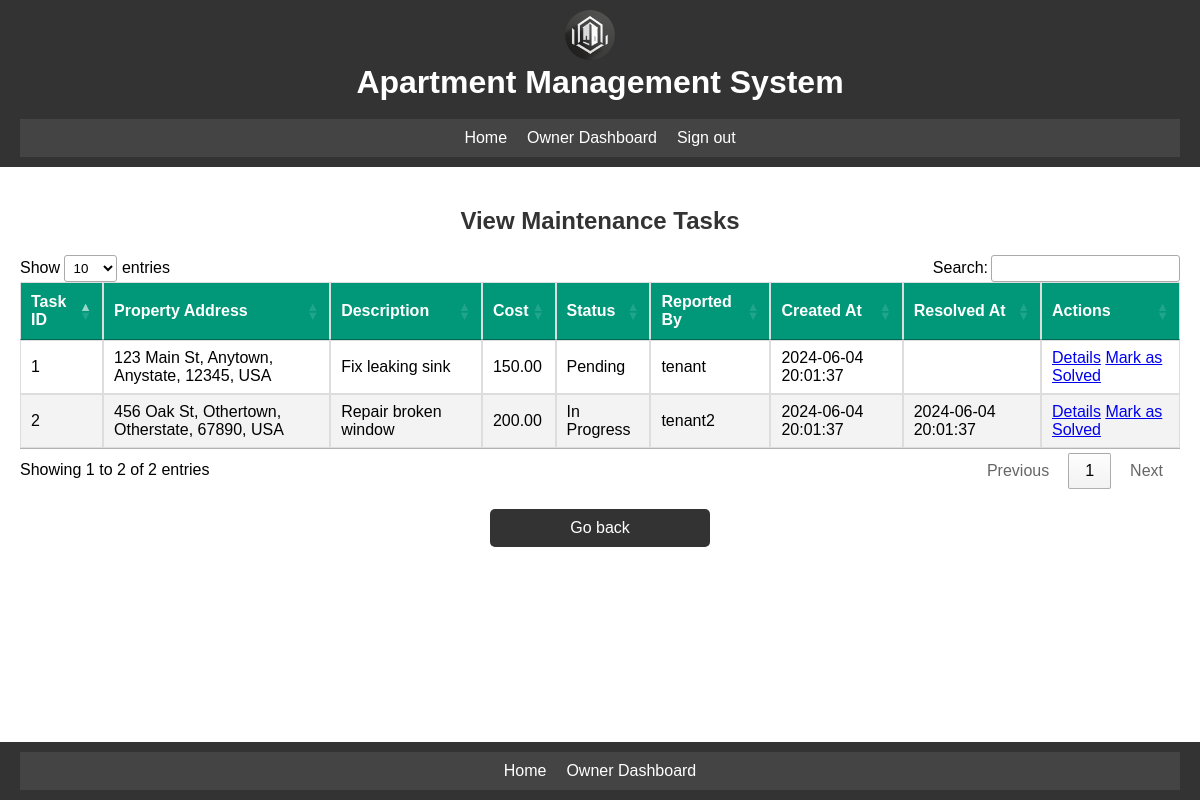
The app's page /maintenance/view_task.php (signed in) with its own data.
### tables this page shows
CREATE TABLE `MaintenanceTasks` (
  `task_id` int PRIMARY KEY AUTO_INCREMENT,
  `property_id` int,
  `description` text NOT NULL,
  `cost` decimal(10,2),
  `status_id` int,
  `reported_by` int,
  `created_at` datetime NOT NULL,
  `resolved_at` datetime
);

CREATE TABLE `Addresses` (
  `address_id` int PRIMARY KEY AUTO_INCREMENT,
  `street` varchar(255) NOT NULL,
  `city` varchar(255) NOT NULL,
  `state` varchar(255) NOT NULL,
  `postal_code` varchar(255) NOT NULL,
  `country` varchar(255) NOT NULL
);

CREATE TABLE `MaintenanceStatuses` (
  `status_id` int PRIMARY KEY AUTO_INCREMENT,
  `status_name` varchar(50) NOT NULL
);

CREATE TABLE `Users` (
  `user_id` int PRIMARY KEY AUTO_INCREMENT,
  `username` varchar(255) UNIQUE NOT NULL,
  `password_hash` varchar(255) NOT NULL,
  `email` varchar(255) UNIQUE NOT NULL
);

### includes/functions.php (called while the page is built, shortened)
<?php
function check_user_role($conn, $user_id, $role) {
    $table = '';
    if ($role === 'administrator') {
        $table = 'Administrators';
    } elseif ($role === 'owner') {
        $table = 'Owners';
    } elseif ($role === 'tenant') {
        $table = 'Tenants';
    }
    if ($table) {
        $sql = "SELECT * FROM $table WHERE user_id='$user_id'";
        $result = $conn->query($sql);
        if ($result->num_rows > 0) {
            return true;
        }
    }
    return false;
}
?>

### maintenance/view_task.php (the view, shortened to what this page needs)
<?php
include($_SERVER['DOCUMENT_ROOT'] . '/ApartmentManagement/auth.php');
include($_SERVER['DOCUMENT_ROOT'] . '/ApartmentManagement/includes/db.php');
include($_SERVER['DOCUMENT_ROOT'] . '/ApartmentManagement/includes/functions.php');
$user_id = $_SESSION['user_id'];
$is_admin = check_user_role($conn, $user_id, 'administrator');
$is_owner = check_user_role($conn, $user_id, 'owner');
$is_tenant = check_user_role($conn, $user_id, 'tenant');
if ($is_admin || $is_owner) {
    $query = "
        SELECT mt.task_id, mt.property_id, mt.description, mt.cost, mt.status_id, mt.reported_by, mt.created_at, mt.resolved_at,
               p.address_id, a.street, a.city, a.state, a.postal_code, a.country,
               s.status_name,
               u.username AS reported_by_username
        FROM MaintenanceTasks mt
        JOIN Properties p ON mt.property_id = p.property_id
        JOIN Addresses a ON p.address_id = a.address_id
        JOIN MaintenanceStatuses s ON mt.status_id = s.status_id
        JOIN Users u ON mt.reported_by = u.user_id
    ";
    if ($is_owner) {
        $query .= "WHERE p.owner_id = ?";
    }
    $stmt = $conn->prepare($query);
    if ($is_owner) {
        $stmt->bind_param("i", $user_id);
    }
} else if ($is_tenant) {
    $stmt = $conn->prepare("
        SELECT mt.task_id, mt.property_id, mt.description, mt.status_id, mt.created_at, mt.resolved_at,
               p.address_id, a.street, a.city, a.state, a.postal_code, a.country,
               s.status_name
        FROM MaintenanceTasks mt
        JOIN Properties p ON mt.property_id = p.property_id
        JOIN Addresses a ON p.address_id = a.address_id
        JOIN MaintenanceStatuses s ON mt.status_id = s.status_id
        JOIN RentalAgreements ra ON p.property_id = ra.property_id
        JOIN Tenants t ON ra.tenant_id = t.tenant_id
        WHERE t.user_id = ?
    ");
    $stmt->bind_param("i", $user_id);
}
$stmt->execute();
$result = $stmt->get_result();
?>
<!DOCTYPE html>
<html lang="en">
<head>
    <link rel="stylesheet" type="text/css" href="/apartmentmanagement/css/styles.css">
    <link rel="stylesheet" type="text/css" href="/apartmentmanagement/css/styles.css">
    <link rel="stylesheet" type="text/css" href="https://cdn.datatables.net/1.11.5/css/jquery.dataTables.css">
</head>
<body>
    <?php include('../includes/header.php'); ?>
    <main>
        <h2>View Maintenance Tasks</h2>
        <table id="tasksTable">
            <?php if ($result->num_rows > 0): ?>
                <thead>
                    <tr>
                        <th>Task ID</th>
                        <th>Property Address</th>
                        <th>Description</th>
                        <?php if ($is_admin || $is_owner): ?>
                            <th>Cost</th>
                        <?php endif; ?>
                        <th>Status</th>
                        <?php if ($is_admin || $is_owner): ?>
                            <th>Reported By</th>
                        <?php endif; ?>
                        <th>Created At</th>
                        <th>Resolved At</th>
                        <th>Actions</th>
                    </tr>
                </thead>
                <tbody>
                    <?php while ($row = $result->fetch_assoc()): ?>
                    <tr>
                        <td><?php echo htmlspecialchars($row['task_id']); ?></td>
                        <td><?php echo htmlspecialchars($row['street'] . ', ' . $row['city'] . ', ' . $row['state'] . ', ' . $row['postal_code'] . ', ' . $row['country']); ?></td>
                        <td><?php echo htmlspecialchars($row['description']); ?></td>
                        <?php if ($is_admin || $is_owner): ?>
                            <td><?php echo htmlspecialchars($row['cost']); ?></td>
                        <?php endif; ?>
                        <td><?php echo htmlspecialchars($row['status_name']); ?></td>
                        <?php if ($is_admin || $is_owner): ?>
                            <td><?php echo htmlspecialchars($row['reported_by_username']); ?></td>
                        <?php endif; ?>
                        <td><?php echo htmlspecialchars($row['created_at']); ?></td>
                        <td><?php echo htmlspecialchars($row['resolved_at']); ?></td>
                        <td>
                            <a href="/apartmentmanagement/maintenance/task_details.php?task_id=<?php echo htmlspecialchars($row['task_id']); ?>">Details</a>
                            <?php if (in_array($row['status_id'], [1, 2])): ?>
                                <a href="#" class="mark-as-solved" data-task-id="<?= htmlspecialchars($row['task_id']) ?>" data-is-owner="<?= $is_owner ?>">Mark as Solved</a>
                            <?php endif; ?>
                        </td>
                    </tr>
                    <?php endwhile; ?>
                </tbody>
            <?php endif; ?>
        </table>
        <?php
            $back_link = '/apartmentmanagement/index.php';
            if ($is_admin) {
                $back_link = '/apartmentmanagement/dashboards/administrator_dashboard.php';
            } elseif ($is_tenant) {
                $back_link = '/apartmentmanagement/dashboards/tenant_dashboard.php';
            } elseif ($is_owner) {
                $back_link = '/apartmentmanagement/dashboards/owner_dashboard.php';
            }
        ?>
        <a class="back-button" href="<?php echo htmlspecialchars($back_link); ?>">Go back</a>
    </main>
    <?php include('../includes/footer.php'); ?>
</body>
</html>

### css/styles.css (style rules this page uses)
html, body { height: 100%; margin: 0; }
body { font-family: Arial, sans-serif; display: flex; flex-direction: column; }
main { padding: 20px; flex: 1; display: flex; flex-direction: column; align-items: center; }
h2 { color: #333; }
.back-button { display: block; width: 200px; margin: 20px auto; padding: 10px; background-color: #333; color: #fff; text-align: center; text-decoration: none; border-radius: 5px; transition: background-color 0.3s; }
table { width: 100%; border-collapse: collapse; margin: 20px 0; font-size: 16px; min-width: 400px; }
table thead tr { background-color: #009879; color: #ffffff; text-align: left; font-weight: bold; }
table th, table td { padding: 12px 15px; border: 1px solid #ddd; }
table tbody tr { border-bottom: 1px solid #ddd; }
table tbody tr:nth-of-type(even) { background-color: #f3f3f3; }
table tbody tr:last-of-type { border-bottom: 2px solid #009879; }

### records on screen
maintenancetasks: task_id "1", addresses.street+city+state "123 Main St, Anytown, Anystate, 12345, USA", description "Fix leaking sink", cost "150.00", status.status_name "Pending", reported_by.username "tenant", created_at "2024-06-04 20:01:37"
maintenancetasks: task_id "2", addresses.street+city+state "456 Oak St, Othertown, Otherstate, 67890, USA", description "Repair broken window", cost "200.00", status.status_name "In Progress", reported_by.username "tenant2", created_at "2024-06-04 20:01:37", resolved_at "2024-06-04 20:01:37"
